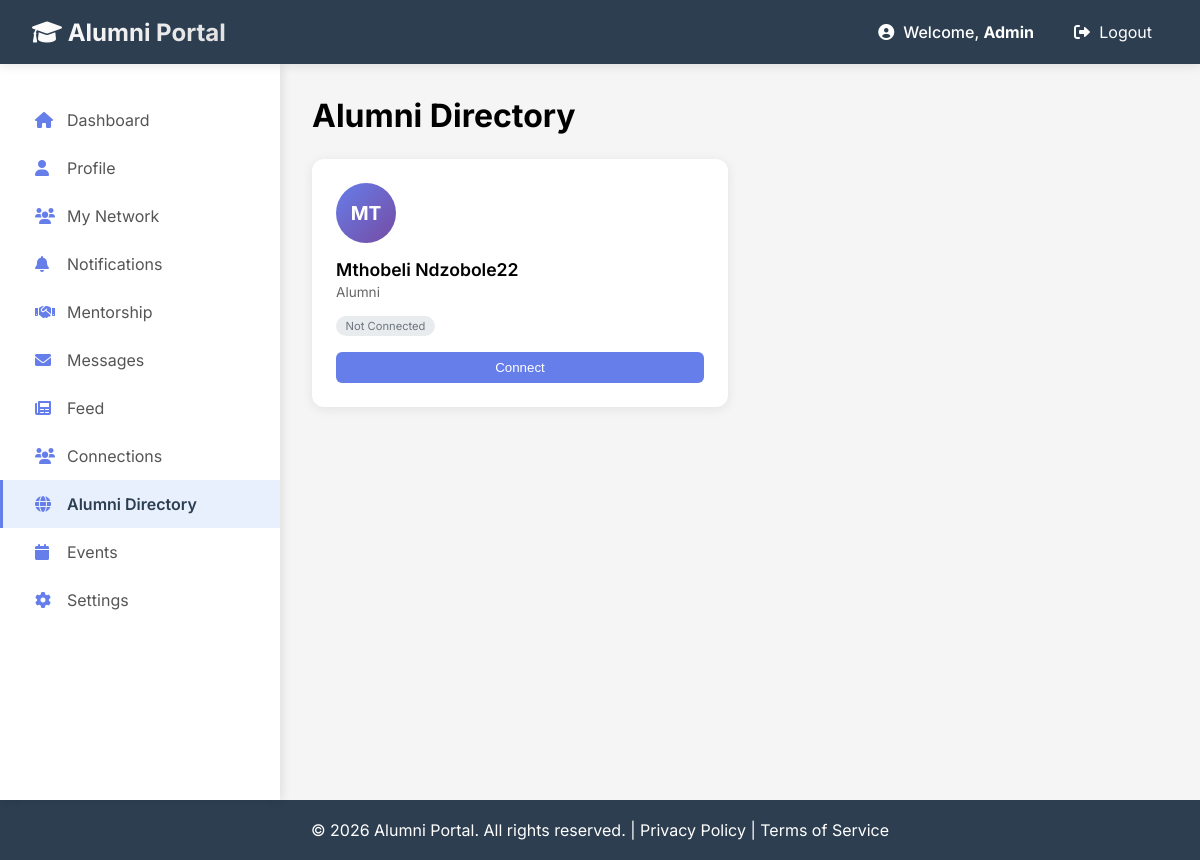
The page /network/alumni-directory (signed in) on the database its author committed.
### app/models/user.py (models this page shows)
class User(db.Model):
    __tablename__ = 'users'
    id = db.Column(db.Integer, primary_key=True)
    full_name = db.Column(db.String(100))
    email = db.Column(db.String(120), unique=True, nullable=False)
    password_hash = db.Column(db.Text, nullable=False)
    role = db.Column(db.String(20), nullable=False)
    profile_picture = db.Column(db.Text, default='default_avatar.png')
    created_at = db.Column(db.DateTime, default=datetime.utcnow)

### app/routes/network_routes.py (the view)
@network_bp.route("/alumni-directory")
def alumni_directory():
    user = get_current_user()
    if not user:
        return redirect(url_for('views.login_page'))
    alumni = User.query.filter_by(role='alumni').all()
    for alum in alumni:
        if alum.id == user.id:
            alum.connection_status = 'self'
        else:
            connection = Connection.query.filter(
                ((Connection.user_id == user.id) & (Connection.connected_user_id == alum.id)) |
                ((Connection.user_id == alum.id) & (Connection.connected_user_id == user.id))
            ).first()
            if connection:
                alum.connection_status = connection.status
            else:
                alum.connection_status = 'none'
    return render_template("network/alumni_directory.html", user=user, alumni=alumni)

### app/routes/network_routes.py (called while the page is built)
def get_current_user():
    if 'user_id' in session:
        return User.query.get(session['user_id'])
    return None

### app/templates/network/alumni_directory.html (shortened to what this page needs)
{% extends "alumni/base_alumni.html" %}
{% block alumni_content %}
<div class="directory-container">
    <h1 style="margin-bottom: 1.5rem;">Alumni Directory</h1>
    <div class="alumni-grid">
        {% for alumni in alumni %}
            {% if alumni.id != user.id %}
            <div class="alumni-card">
                <div class="alumni-avatar">{{ alumni.full_name[:2].upper() }}</div>
                <div class="alumni-name">{{ alumni.full_name }}</div>
                <div class="alumni-title">
                    {{ alumni.alumni_profile.job_title if alumni.alumni_profile else 'Alumni' }}
                </div>
                <div class="connection-status
                    {% if alumni.connection_status == 'accepted' %}status-connected
                    {% elif alumni.connection_status == 'pending' %}status-pending
                    {% else %}status-none{% endif %}">
                    {% if alumni.connection_status == 'accepted' %}
                        ✓ Connected
                    {% elif alumni.connection_status == 'pending' %}
                        ⏳ Request Pending
                    {% else %}
                        Not Connected
                    {% endif %}
                </div>
                {% if alumni.connection_status == 'none' %}
                    <button class="btn-connect" onclick="sendConnectionRequest({{ alumni.id }})">
                        Connect
                    </button>
                {% elif alumni.connection_status == 'accepted' %}
                    <button class="btn-connect" onclick="startChat({{ alumni.id }})">
                        Message
                    </button>
                {% endif %}
            </div>
            {% endif %}
        {% endfor %}
    </div>
</div>
{% endblock %}

### app/templates/network/alumni_directory.html (style rules this page uses)
.directory-container { max-width: 1000px; margin: 0 auto; }
.alumni-grid { display: grid; grid-template-columns: repeat(auto-fill, minmax(300px, 1fr)); gap: 1.5rem; }
.alumni-card { background: white; border-radius: 12px; padding: 1.5rem; box-shadow: 0 2px 12px rgba(0,0,0,0.08); transition: all 0.2s; }
.alumni-avatar { width: 60px; height: 60px; background: linear-gradient(135deg, #667eea 0%, #764ba2 100%); border-radius: 50%; display: flex; align-items: center; justify-content: center; color: white; font-weight: bold; font-size: 1.2rem; margin-bottom: 1rem; }
.alumni-name { font-weight: 600; font-size: 1.1rem; margin-bottom: 0.25rem; }
.alumni-title { font-size: 0.85rem; color: #666; margin-bottom: 0.5rem; }
.connection-status { display: inline-block; padding: 0.2rem 0.6rem; border-radius: 20px; font-size: 0.7rem; margin-top: 0.5rem; }
.status-none { background: #e9ecef; color: #6c757d; }
.btn-connect { width: 100%; margin-top: 1rem; padding: 0.5rem; background: #667eea; color: white; border: none; border-radius: 6px; cursor: pointer; }

### app/templates/base.html (style rules this page uses)
* { margin: 0; padding: 0; box-sizing: border-box; }
body { font-family: 'Inter', -apple-system, BlinkMacSystemFont, 'Segoe UI', Roboto, Oxygen, Ubuntu, sans-serif; background: #f5f5f5; min-height: 100vh; display: flex; flex-direction: column; }

### rows shown on the page
User: full_name "MT", full_name "Mthobeli Ndzobole22", alumni_profile "Alumni"

### other values the page prints
{{ session.get('user_name', 'User') }} "Admin"
